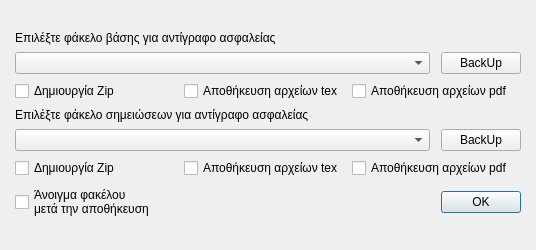
<?xml version="1.0" encoding="UTF-8"?>
<ui version="4.0">
 <class>BackUp</class>
 <widget class="QDialog" name="BackUp">
  <property name="geometry">
   <rect>
    <x>0</x>
    <y>0</y>
    <width>536</width>
    <height>250</height>
   </rect>
  </property>
  <property name="windowTitle">
   <string>Αποθήκευση φακέλων και αρχείων</string>
  </property>
  <property name="windowIcon">
   <iconset>
    <normaloff>:/pngwing.com(1).png</normaloff>:/pngwing.com(1).png</iconset>
  </property>
  <layout class="QGridLayout" name="gridLayout_2">
   <property name="leftMargin">
    <number>15</number>
   </property>
   <property name="topMargin">
    <number>7</number>
   </property>
   <property name="rightMargin">
    <number>15</number>
   </property>
   <property name="bottomMargin">
    <number>7</number>
   </property>
   <property name="verticalSpacing">
    <number>0</number>
   </property>
   <item row="0" column="0">
    <layout class="QGridLayout" name="gridLayout">
     <property name="horizontalSpacing">
      <number>11</number>
     </property>
     <property name="verticalSpacing">
      <number>7</number>
     </property>
     <item row="1" column="2">
      <widget class="QPushButton" name="BackUpBaseButton">
       <property name="sizePolicy">
        <sizepolicy hsizetype="Maximum" vsizetype="Fixed">
         <horstretch>0</horstretch>
         <verstretch>0</verstretch>
        </sizepolicy>
       </property>
       <property name="text">
        <string>BackUp</string>
       </property>
      </widget>
     </item>
     <item row="6" column="0">
      <widget class="QCheckBox" name="OpenFolder">
       <property name="text">
        <string>Άνοιγμα φακέλου
μετά την αποθήκευση</string>
       </property>
      </widget>
     </item>
     <item row="3" column="0" colspan="2">
      <widget class="QLabel" name="label_2">
       <property name="sizePolicy">
        <sizepolicy hsizetype="Preferred" vsizetype="Fixed">
         <horstretch>0</horstretch>
         <verstretch>0</verstretch>
        </sizepolicy>
       </property>
       <property name="text">
        <string>Επιλέξτε φάκελο σημειώσεων για αντίγραφο ασφαλείας</string>
       </property>
      </widget>
     </item>
     <item row="6" column="1">
      <widget class="QLabel" name="ZipWarning">
       <property name="text">
        <string/>
       </property>
      </widget>
     </item>
     <item row="6" column="2">
      <widget class="QDialogButtonBox" name="OkBackUp">
       <property name="sizePolicy">
        <sizepolicy hsizetype="Maximum" vsizetype="Fixed">
         <horstretch>0</horstretch>
         <verstretch>0</verstretch>
        </sizepolicy>
       </property>
       <property name="orientation">
        <enum>Qt::Horizontal</enum>
       </property>
       <property name="standardButtons">
        <set>QDialogButtonBox::Ok</set>
       </property>
      </widget>
     </item>
     <item row="0" column="0" colspan="2">
      <widget class="QLabel" name="label">
       <property name="sizePolicy">
        <sizepolicy hsizetype="Preferred" vsizetype="Fixed">
         <horstretch>0</horstretch>
         <verstretch>0</verstretch>
        </sizepolicy>
       </property>
       <property name="text">
        <string>Επιλέξτε φάκελο βάσης για αντίγραφο ασφαλείας</string>
       </property>
      </widget>
     </item>
     <item row="1" column="0" colspan="2">
      <widget class="QComboBox" name="ComboBaseBackUp"/>
     </item>
     <item row="4" column="0" colspan="2">
      <widget class="QComboBox" name="ComboNotesBackUp"/>
     </item>
     <item row="2" column="0" colspan="3">
      <layout class="QHBoxLayout" name="horizontalLayout">
       <item>
        <widget class="QCheckBox" name="BackUpZipBase">
         <property name="text">
          <string>Δημιουργία Zip</string>
         </property>
        </widget>
       </item>
       <item>
        <widget class="QCheckBox" name="BackUpFolderBase">
         <property name="text">
          <string>Αποθήκευση αρχείων tex</string>
         </property>
        </widget>
       </item>
       <item>
        <widget class="QCheckBox" name="IncludePdfBase">
         <property name="text">
          <string>Αποθήκευση αρχείων pdf</string>
         </property>
        </widget>
       </item>
      </layout>
     </item>
     <item row="5" column="0" colspan="3">
      <layout class="QHBoxLayout" name="horizontalLayout_2">
       <item>
        <widget class="QCheckBox" name="BackUpZipNotes">
         <property name="text">
          <string>Δημιουργία Zip</string>
         </property>
        </widget>
       </item>
       <item>
        <widget class="QCheckBox" name="BackUpFolderNotes">
         <property name="text">
          <string>Αποθήκευση αρχείων tex</string>
         </property>
        </widget>
       </item>
       <item>
        <widget class="QCheckBox" name="IncludePdfNotes">
         <property name="text">
          <string>Αποθήκευση αρχείων pdf</string>
         </property>
        </widget>
       </item>
      </layout>
     </item>
     <item row="4" column="2">
      <widget class="QPushButton" name="BackUpNotesButton">
       <property name="sizePolicy">
        <sizepolicy hsizetype="Maximum" vsizetype="Fixed">
         <horstretch>0</horstretch>
         <verstretch>0</verstretch>
        </sizepolicy>
       </property>
       <property name="text">
        <string>BackUp</string>
       </property>
      </widget>
     </item>
    </layout>
   </item>
  </layout>
 </widget>
 <resources/>
 <connections>
  <connection>
   <sender>OkBackUp</sender>
   <signal>accepted()</signal>
   <receiver>BackUp</receiver>
   <slot>accept()</slot>
   <hints>
    <hint type="sourcelabel">
     <x>248</x>
     <y>254</y>
    </hint>
    <hint type="destinationlabel">
     <x>157</x>
     <y>274</y>
    </hint>
   </hints>
  </connection>
  <connection>
   <sender>OkBackUp</sender>
   <signal>rejected()</signal>
   <receiver>BackUp</receiver>
   <slot>reject()</slot>
   <hints>
    <hint type="sourcelabel">
     <x>316</x>
     <y>260</y>
    </hint>
    <hint type="destinationlabel">
     <x>286</x>
     <y>274</y>
    </hint>
   </hints>
  </connection>
 </connections>
</ui>
